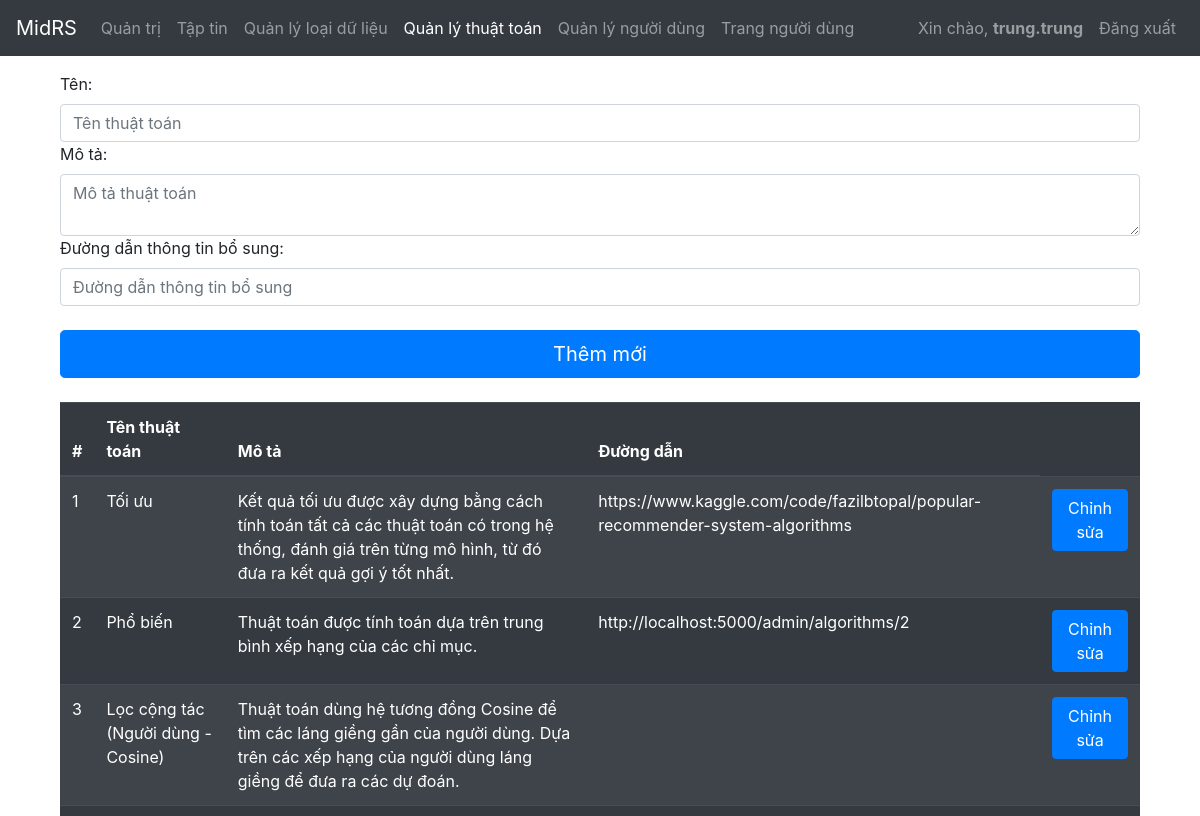
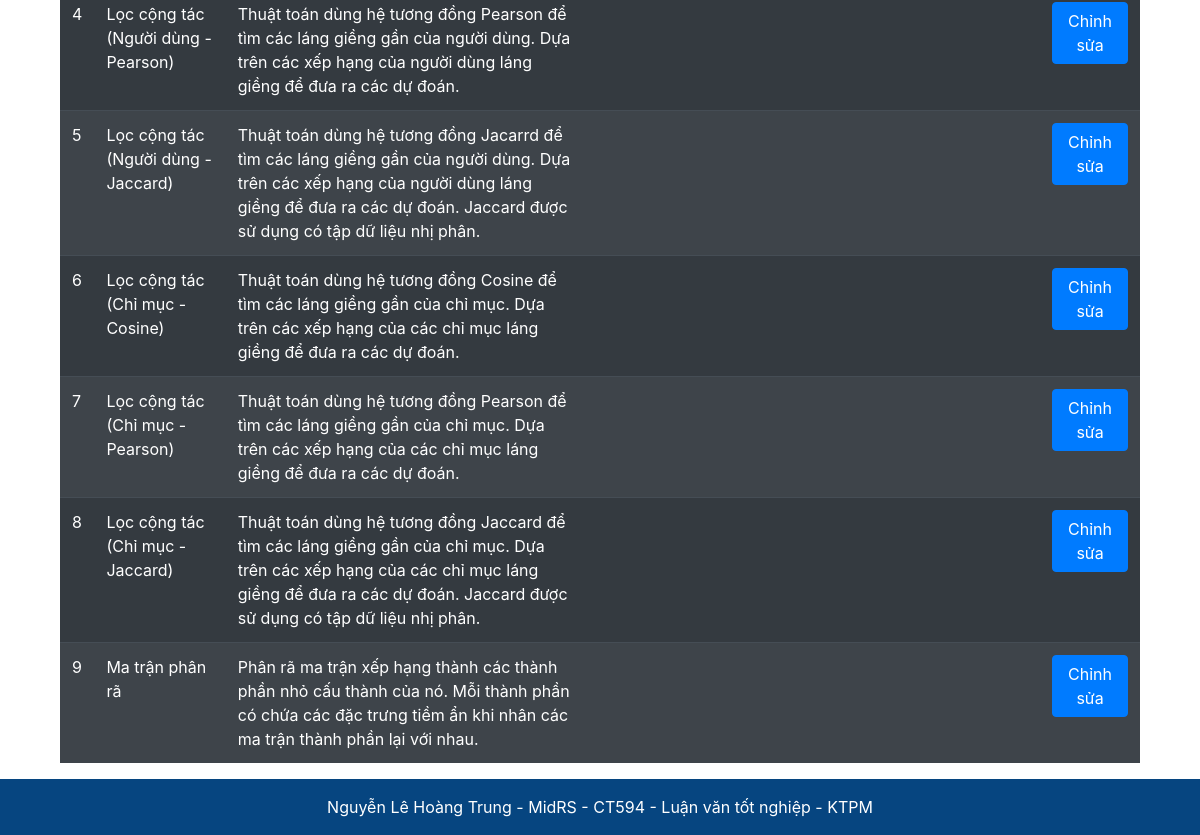
The app's page /admin/algorithms (signed in), older data (2 pictures, top to bottom).
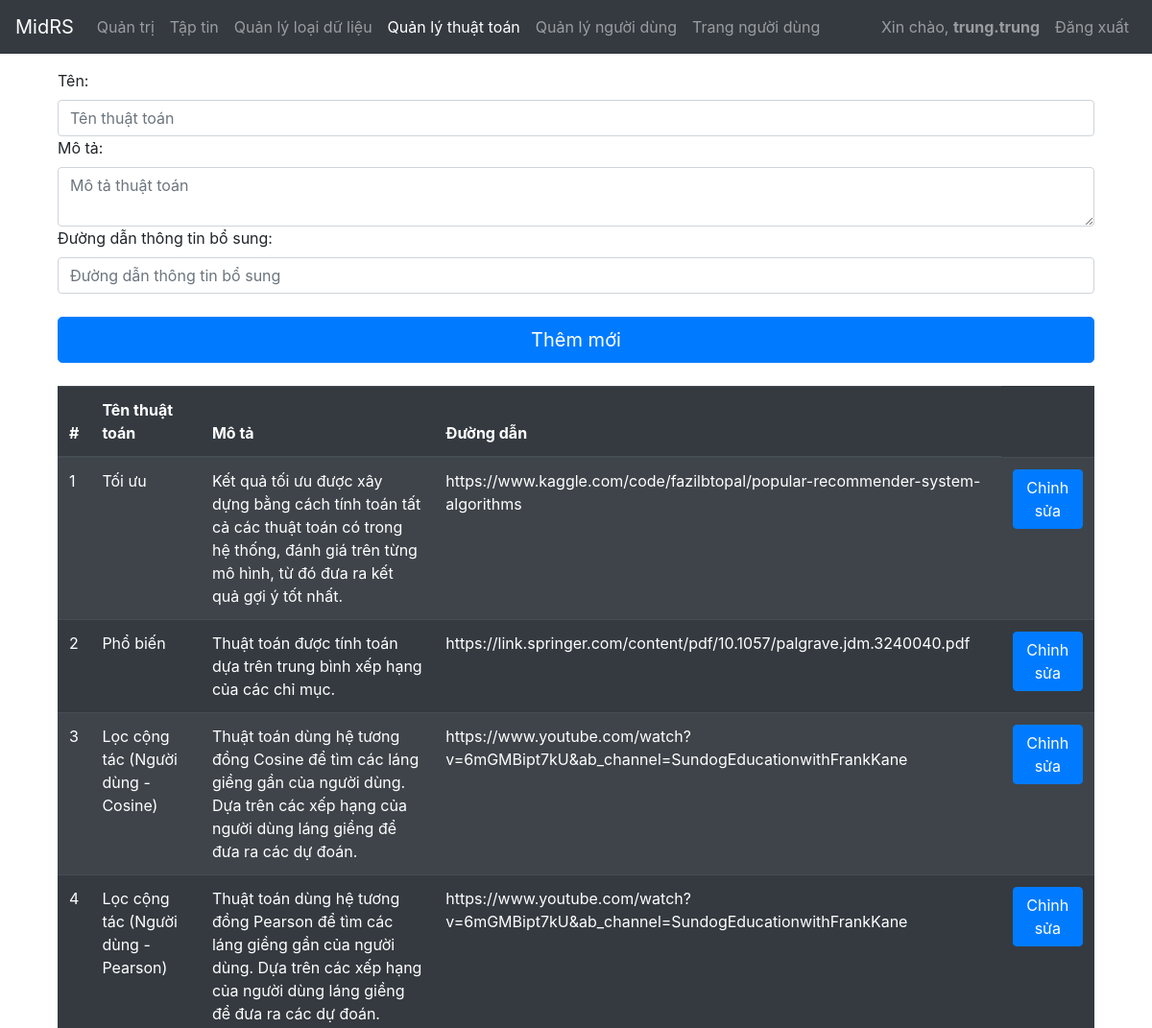
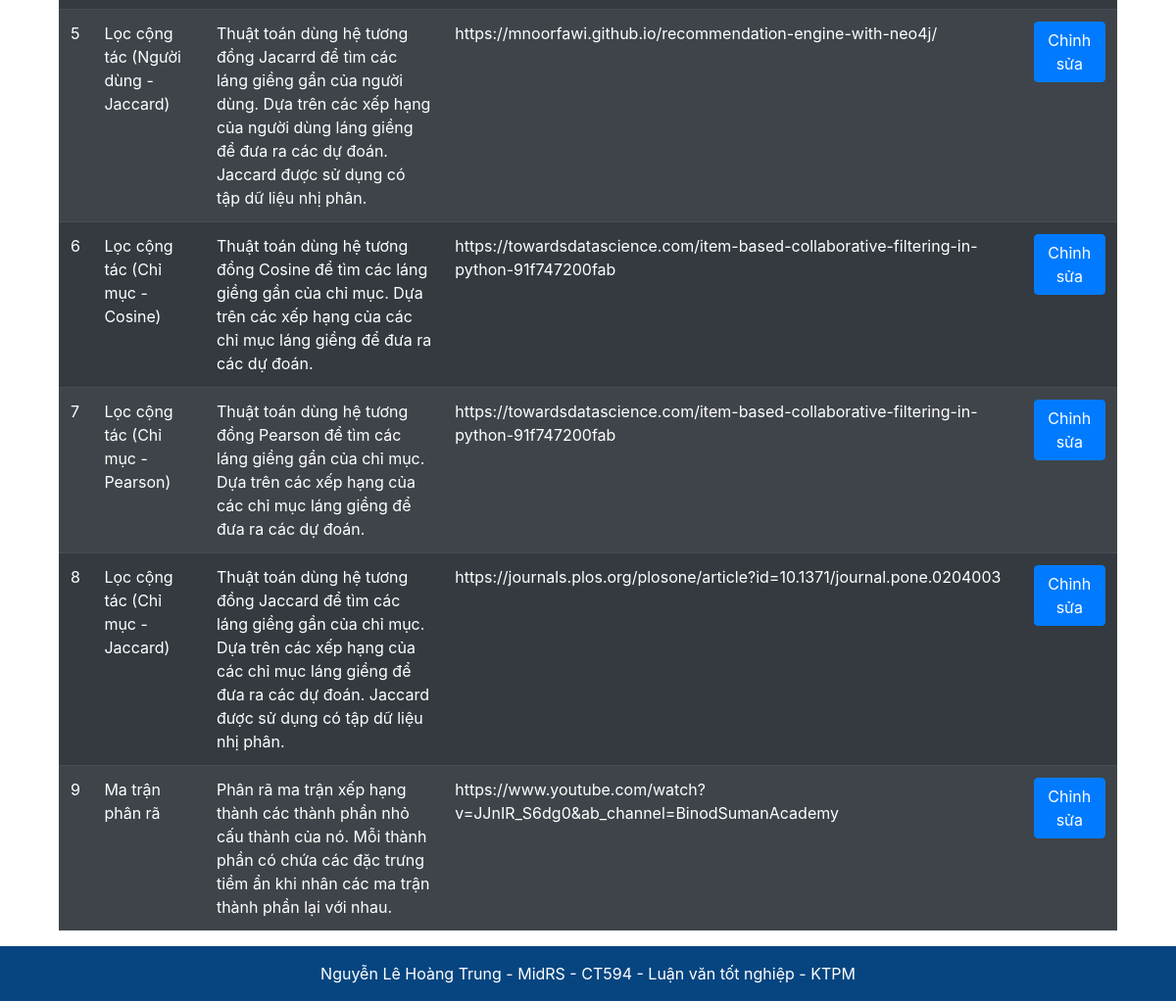
The same page, newer data (2 pictures, top to bottom).
### app/models.py (models this page shows, shortened)
class Users(db.Model,UserMixin):
    id = db.Column(db.Integer(), primary_key=True)
    user_name = db.Column(db.String(length=30), nullable=False, unique=True)
    password_hash = db.Column(db.String(length=60), nullable=False)
    email_address = db.Column(db.String(length=50), nullable=False, unique=True)
    is_admin = db.Column(db.Boolean(), default=False, nullable=False)
    created_at = db.Column(db.DateTime, server_default=db.func.now())
    updated_at = db.Column(db.DateTime, server_default=db.func.now(), server_onupdate=db.func.now())
    files = db.relationship('Files', backref='files_user', lazy=True)
    @property
    def password(self):
        return self.password

class Algorithms(db.Model):
    id = db.Column(db.Integer(), primary_key=True)
    name = db.Column(db.String(length=50), nullable=False)
    description = db.Column(db.String(1000), nullable=False)
    link = db.Column(db.String(100), nullable=False)
    created_at = db.Column(db.DateTime, server_default=db.func.now())
    updated_at = db.Column(db.DateTime, server_default=db.func.now(), server_onupdate=db.func.now())
    results = db.relationship('Results', backref='results_algorithm', lazy=True)
    points = db.relationship('Points', backref='points_algorithm', lazy=True)

### app/routes.py (the view, shortened to what this page needs)
@app.route("/admin/algorithms", methods=['GET', 'POST'])
@login_required
def admin_algorithm_page():
    check_is_admin()
    algorithms = Algorithms.query.all()
    form = AlgorithmForm()
    if form.errors != {}:
        flash('Lỗi! Xin vui lòng thử lại!', category='danger')
    return render_template("admin_algorithm_page.html", algorithms=algorithms, form=form)

### app/forms.py
class AlgorithmForm(FlaskForm):
    name = StringField(label='Tên:', validators=[DataRequired()])
    description = TextAreaField(label='Mô tả:', validators=[DataRequired()])
    link = StringField(label='Đường dẫn thông tin bổ sung:', validators=[DataRequired()])
    submit = SubmitField(label='Thêm mới')

### app/models.py (called while the page is built)
@login_manager.user_loader
def load_user(user_id):
    return Users.query.get(int(user_id))

### app/routes.py (called while the page is built)
@login_required
def check_is_admin():
    if current_user.is_admin == 0:
        redirect(url_for('home_page'))

### app/templates/admin_algorithm_page.html
{% extends "admin_base_layout.html" %} {% set active_page = "algorithm_page" %}
{% block title %} Trang quản trị thuật toán {% endblock %} {% block body %}
<div class="container">
	<form
		method="POST"
		class="form-register"
		enctype="multipart/form-data">
		{{ form.hidden_tag() }} {{ form.name.label() }} {{
		form.name(class='form-control', placeholder='Tên thuật toán') }} {{
		form.description.label() }} {{ form.description(class='form-control',
		placeholder='Mô tả thuật toán') }} {{ form.link.label() }} {{
		form.link(class='form-control', placeholder='Đường dẫn thông tin bổ sung')
		}}
		<br />
		{{ form.submit(class='btn btn-lg btn-block btn-primary') }}
	</form>
	<br />
	<table class="table table-striped table-dark">
		<thead>
			<tr>
				<th>#</th>
				<th>Tên thuật toán</th>
				<th>Mô tả</th>
				<th>Đường dẫn</th>
			</tr>
		</thead>
		<tbody>
			{% for algorithm in algorithms %}
			<tr>
				<td>{{loop.index}}</td>
				<td>{{algorithm.name}}</td>
				<td>{{algorithm.description}}</td>
				<td >{{algorithm.link}}</td>
				<td>
					<a
						class="btn btn-primary"
						href="{{url_for('admin_algorithm_page_edit', id=algorithm.id)}}"
						role="button"
						>Chỉnh sửa</a
					>
				</td>
			</tr>
			{% endfor %}
		</tbody>
	</table>
</div>
{% endblock %}

### app/templates/admin_base_layout.html (shortened to what this page needs)
<!DOCTYPE html>
<html lang="en">
	<head>
		<link
			rel="stylesheet"
			href="https://cdn.jsdelivr.net/npm/bootstrap@4.5.3/dist/css/bootstrap.min.css"
 />
	</head>
	<body>
		{%
			set navigation_bar = [
				(url_for('admin_page'), 'admin_page', 'Quản trị'),
				(url_for('admin_file_page'), 'admin_file_page', 'Tập tin'),
				(url_for('admin_type_page'), 'type_page', 'Quản lý loại dữ liệu'),
				(url_for('admin_algorithm_page'), 'algorithm_page', 'Quản lý thuật toán'),
				(url_for('user_page'), 'user_page', 'Quản lý người dùng'),
				(url_for('home_page'), 'home_page', 'Trang người dùng'),
				]
				%}
				{% set active_page = active_page|default('admin_page') %}
		<nav class="navbar navbar-expand-md navbar-dark bg-dark sticky-top">
			<a
				class="navbar-brand"
				href="#"
				>MidRS</a
			>
			<div
				class="collapse navbar-collapse"
				id="navbarToggleExternalContent">
				<ul class="navbar-nav mr-auto mt-2 mt-lg-0">
					{% for href, id, caption in navigation_bar %}
						<li
							{% if id == active_page %}
								class="nav-item active"
							{% else %}
								class="nav-item"
							{% endif%}
						>
							<a class="nav-link" href="{{ href|e }}">{{ caption|e }}</a>
						</li>
					{% endfor %}
				</ul>
				{% if current_user.is_authenticated %}
					<ul class="navbar-nav ">
						<li class="nav-item ">
							<a class="nav-link" href="#">Xin chào, <b>{{ current_user.user_name }}</b></a>
						</li>
						<li class="nav-item">
							<a class="nav-link" href="{{url_for('logout')}}">Đăng xuất</a>
						</li>
					</ul>
				{% endif %}
			</div>
		</nav>
		<div class="container mt-3" style="min-height: 529px;">
			{% block body %}
			{% endblock %}
		</div>
	</body>
	<section class="">
		<footer class="text-center text-white" style="background-color: #0756a0;">
		  <div class="text-center p-3" style="background-color: rgba(0, 0, 0, 0.2);">
			Nguyễn Lê Hoàng Trung - MidRS -
			<a class="text-white" target="_blank" href="http://www.cit.ctu.edu.vn/decuong/CT594.pdf">CT594 - Luận văn tốt nghiệp - KTPM</a>
		  </div>
		</footer>
	</section>
</html>

Row changes from the older to the newer data that the page shows:
changed Algorithms "Phổ biến": link "http://localhost:5000/admin/algorithms/2" → "https://link.springer.com/content/pdf/10.1057/palgrave.jdm.3240040.pdf"
changed Algorithms "Lọc cộng tác (Người dùng - Cosine)": link (not shown) → "https://www.youtube.com/watch?v=6mGMBipt7kU&ab_channel=SundogEducationwithFrankKane"
changed Algorithms "Lọc cộng tác (Người dùng - Pearson)": link (not shown) → "https://www.youtube.com/watch?v=6mGMBipt7kU&ab_channel=SundogEducationwithFrankKane"
changed Algorithms "Lọc cộng tác (Người dùng - Jaccard)": link (not shown) → "https://mnoorfawi.github.io/recommendation-engine-with-neo4j/"
changed Algorithms "Lọc cộng tác (Chỉ mục - Cosine)": link (not shown) → "https://towardsdatascience.com/item-based-collaborative-filtering-in-python-91f747200fab"
changed Algorithms "Lọc cộng tác (Chỉ mục - Pearson)": link (not shown) → "https://towardsdatascience.com/item-based-collaborative-filtering-in-python-91f747200fab"
changed Algorithms "Lọc cộng tác (Chỉ mục - Jaccard)": link (not shown) → "https://journals.plos.org/plosone/article?id=10.1371/journal.pone.0204003"
changed Algorithms "Ma trận phân rã": link (not shown) → "https://www.youtube.com/watch?v=JJnIR_S6dg0&ab_channel=BinodSumanAcademy"
